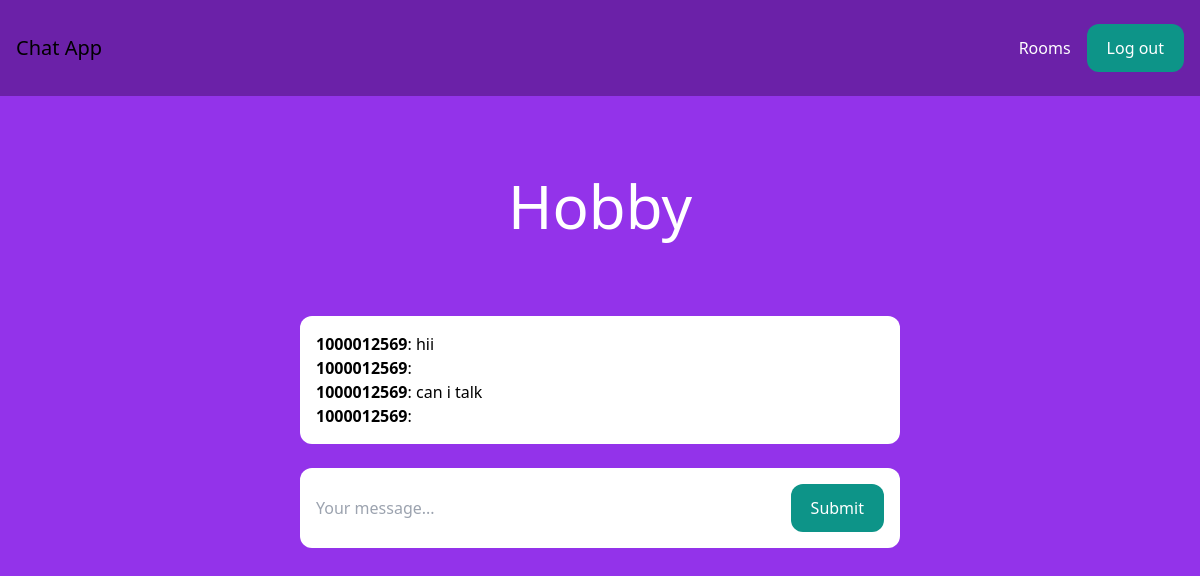
The app's page /rooms/hobby/ (signed in) with its own data.
### room/models.py (models this page shows)
class Room(models.Model):
    name = models.CharField(max_length=255)
    slug = models.SlugField(unique=True)

class Message(models.Model):
    room = models.ForeignKey(Room, related_name='messages', on_delete=models.CASCADE)
    user = models.ForeignKey(User, related_name='messages', on_delete=models.CASCADE)
    content = models.TextField()
    date_added = models.DateTimeField(auto_now_add=True)
    class Meta:
        ordering = ('date_added',)

### room/views.py (the view)
# urls.py: path('rooms/', include('room.urls')),
@login_required
def room(request, slug):
    room = Room.objects.get(slug=slug)
    messages = Message.objects.filter(room=room)[0:25]
    return render(request, 'room/room.html', {'room': room, 'messages': messages})

### room/templates/room/room.html (shortened to what this page needs)
{% extends 'core/base.html' %}
{% block content %}
<div class="p-10 lg:p-20 text-center">
    <h1 class="text-3xl lg:text-6xl text-white">{{ room.name }}</h1>
</div>
<div class="lg:w-2/4 mx-4 lg:mx-auto p-4 bg-white rounded-xl">
    <div class="chat-messages space-y-3" id="chat-messages">
        {% for m in messages %}<b>{{ m.user.username }}</b>: {{ m.content }}<br>{% endfor %}
    </div>
</div>
<div class="lg:w-2/4 mt-6 mx-4 lg:mx-auto p-4 bg-white rounded-xl">
    <form method="post" action="." class="flex">
        <input type="text" name="content" class="flex-1 mr-3" placeholder="Your message..." id="chat-message-input">
        <button
            class="px-5 py-3 rounded-xl text-white bg-teal-600 hover:bg-teal-700"
            id="chat-message-submit"
        >Submit</button>
    </form>
</div>
{% endblock %}

### records on screen
Room: name "Hobby"
Message: user.username "1000012569", content "hii"
Message: user.username "1000012569"
Message: user.username "1000012569", content "can i talk"
Message: user.username "1000012569"
